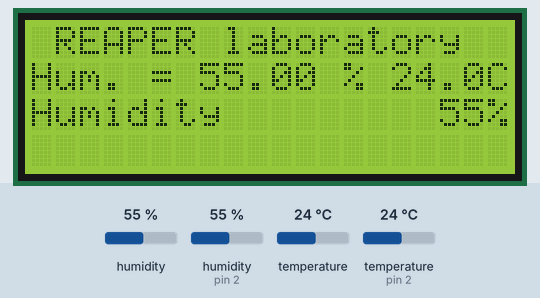
This sketch was run on a simulated Arduino Mega 2560, built with avr-gcc and run on an emulated ATmega2560. Shown: 20×4 character LCD. The inputs (shaded band) are chosen by the test bench; at power-on: humidity 55 %, humidity (sensor on pin 2) 55 %, temperature (sensor on pin 2) 24 °C, temperature 24 °C. WiFi joins after 1.5 s; servers stay silent unless stated; uploads are accepted with an empty reply; what the sketch prints to the serial monitor is not drawn.

Above: at 1.9 s.
3.0 s: humidity (sensor 0) set to 22 %
At 5.7 s:
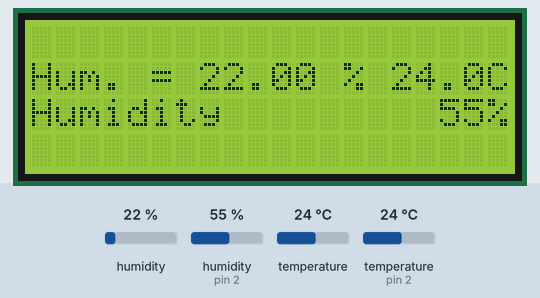
10.9 s: humidity (sensor on pin 2) set to 22 %
At 12.2 s:
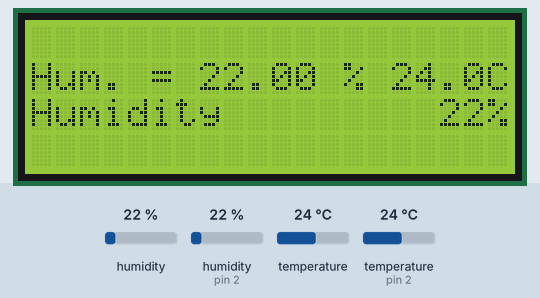
15.1 s: temperature (sensor on pin 2) set to 12 °C
At 19.2 s:
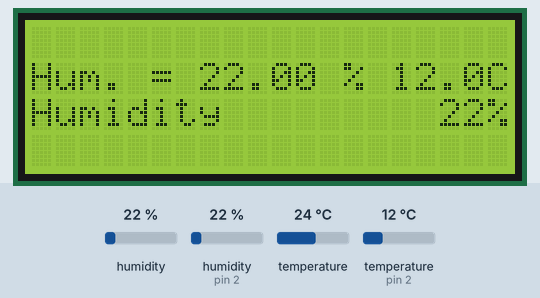
19.8 s: humidity (sensor 0) set to 40 %
At 22.5 s:
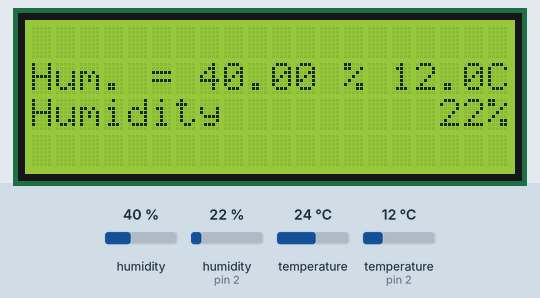
24.2 s: humidity (sensor on pin 2) set to 40 %
At 25.8 s:
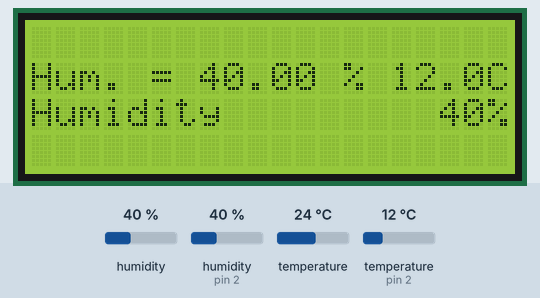
28.4 s: humidity (sensor 0) set to 68 %
At 32.5 s:
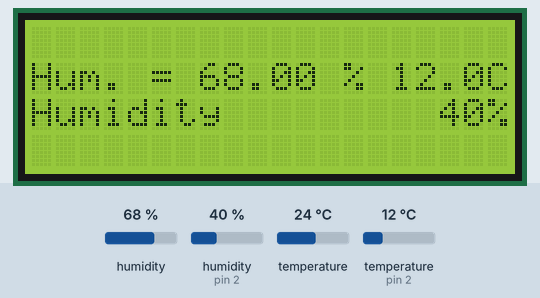
Timing chart, 0 to 34.0 s (numbered marks = the images above; inputs shaded):
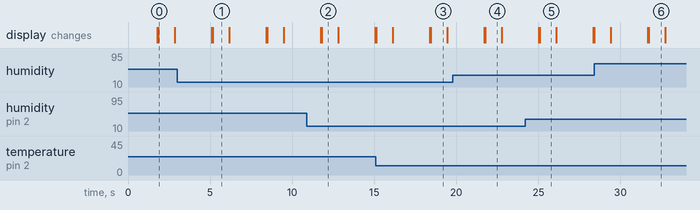

The sketch:

Netas_IOT_v0.01.ino
```cpp
#define FILENAMEVER  "Netas_IOT_v0.01"
/*
  TempHumidity_LCD_INT

  Setup:
   Arduino Mega 2560

  20x4 LCD screen via I2C on pin 20,21
    SCL --> pin 21
    SCA --> pin 20

  Arduino ESP8266 Wifi Shield version 1.0 by WangTongze
    -serial3 on Mega
    Tx  --> pin 15 Rx3
    Rx  --> pin 14 Tx3

  DHT11 temperature and humidty sensor on pin 2
    VCC --> 5V or 3V
    GND --> GND
    S   --> pin 2

  Soil Moisture Sensor on pin A0
    A)  --> A0

  Use Arduini IDE serial monitor to see the output of the program.
  This code reads data from tempreture and huimidity, put it into JSON format and uses HTTP to send data to Netash.
  The objective of this program is to test sending data to NetashION so it does not have any advanced functionalities.
  You need to modiy the server name and path for NetaqsION

  *** Version History ***
  Branches from TempHumidity_LCD_v5, puts the DHT measurement into a timer interrupt
  instead of using a delay in the main loop

  Branches from Send_NetasCloud_TempHumidityV2
  Created by N.B.on: 2021-10-26
  Last edited by N.B: 2022-06-13
  Renewable Energy & Advanced Power Electronics Research Laboratory
*/


#include "USER.h"   //user definitions


//************************************************************************************************
//*** DHT sensor *********************************************************************************
// DHT Sensor Library: https://github.com/adafruit/DHT-sensor-library
// Adafruit Unified Sensor Lib: https://github.com/adafruit/Adafruit_Sensor

#include <Adafruit_Sensor.h>
#include <DHT.h>
#include <DHT_U.h>
#define DHTPIN 2     // Digital pin connected to the DHT sensor
float inst_temperature; //saving tempreture and humidity as global variables
float inst_humidity;


// Uncomment the type of sensor in use:
#define DHTTYPE    DHT11     // DHT 11
//#define DHTTYPE    DHT22     // DHT 22 (AM2302)
//#define DHTTYPE    DHT21     // DHT 21 (AM2301)
// See guide for details on sensor wiring and usage:
//   https://learn.adafruit.com/dht/overview

DHT_Unified dht(DHTPIN, DHTTYPE);


//************************************************************************************************
//*** LCD ****************************************************************************************
#include <LiquidCrystal_I2C.h>  //library for LCD via I2C
LiquidCrystal_I2C lcd(0x27, 20, 4); // set the LCD I2C address to 0x27

//************************************************************************************************
//*** sht ****************************************************************************************
#include <Arduino.h>
#include <Wire.h>
#include "Adafruit_SHT31.h"

Adafruit_SHT31 sht31 = Adafruit_SHT31();
byte degree[8] =
{
0b00011,
0b00011,
0b00000,
0b00000,
0b00000,
0b00000,
0b00000,
0b00000
};

//************************************************************************************************
//*** WiFi ESP8266 module and ThingSpeak *********************************************************
#define TS_ENABLE_SSL         //secure HTTPS connection
//#include <ThingSpeak.h>       //install library for thing speak
//#include <Wire.h>
#include <WiFiEsp.h> //can't recall where I got this library from
#include <HttpClient.h> // Library from https://github.com/amcewen/HttpClient
WiFiEspClient  client;
int status = WL_IDLE_STATUS;
WiFiEspClient wifi;
char ssid[] = USER_SSIDS;     // your network SSID (name)
char pass[] = USER_password;  // your network password
int keyIndex = 0;             // your network key Index number (needed only for WEP)


//Dumb Server to test the code functionallity
//this server is temporary
//If you want to use it you need to create a toilet at ptsv2.com and change the path below
//Your Domain name with URL path or IP address with path
const char* serverName = "ptsv2.com";
const char* path = "/t/evg4m-1655141170/post";


//Your Domain name with URL path or IP address with path
//const char* serverName = "demo.ionsandbox.netas.com.tr"; // I removed the path from this url
//const char* path = "/api/1.0/telemetry/gateway/devices/QatarTestDevice1234";
//const char* serverName = "20.52.17.56"; // I removed the path from this url
//const char* path = "/api/1.0/telemetry/gateway/devices/QatarTestDevice1234";


//char header="Z3JlZW5ob3VzZWdhdGV3YXk6MTIzNDU2Nzg";
//int HeaderLength= sizeof(header);
//const char* HttpClient(kContentLengthPrefix = HTTP_HEADER_CONTENT_LENGTH "Z3JlZW5ob3VzZWdhdGV3YXk6MTIzNDU2Nzg");


HttpClient http(client, serverName, 80);

void setup() {
   Serial.begin(115200);


 Serial.println();
  Serial.println(F("**********************************************"));
  Serial.println(F("*** REAPERlab Smart Agriculture SensorNode ***"));
  Serial.println(F("**********************************************"));
  Serial.print(F("*** Software version: "));
  Serial.println(FILENAMEVER);
  Serial.println(F("***********************************************"));
  Serial.println();
  lcd.begin(16,2);
lcd.createChar(1, degree);

while (!Serial)
delay(10); // will pause Zero, Leonardo, etc until serial console opens

Serial.println("SHT31 ");
if (! sht31.begin(0x44)) {
Serial.println("Couldn't find SHT31");
while (1) delay(1);
}
  //++++++++++++++++++++++++++++++++++++++++++++++++++++++++++++++++++++++++++++++++++++++++++++++
  //+++ LCD display CHECK and SETUP +++
  int error;
  Serial.print(F("Check for LCD ... "));
  Wire.begin();
  Wire.beginTransmission(0x27);
  error = Wire.endTransmission();
  Serial.print(F("Error: "));
  Serial.print(error);
  if (error == 0) {
    Serial.println(F(": LCD found."));
    lcd.begin(20, 4); // initialize the lcd
  } else {
    Serial.println(F(": LCD not found."));
  } // end if

  //++++++++++++++++++++++++++++++++++++++++++++++++++++++++++++++++++++++++++++++++++++++++++++++
  //+++ REAPERlab splash screen +++
  Serial.println(F("  Writing LCD splashscreen."));
  lcd.setBacklight(255);
  lcd.home();
  lcd.clear();
  lcd.setCursor(0, 0);
  lcd.println(" REAPER laboratory  ");
  lcd.setCursor(0, 1);
  lcd.println("    SensorNode     ");


 //++++++++++++++++++++++++++++++++++++++++++++++++++++++++++++++++++++++++++++++++++++++++++++++
  //+++ ESP WiFi module SETUP ++

    Serial3.begin(115200);  // initialize serial for ESP module
    WiFi.init(&Serial3);    // initialize ESP module
      while (!Serial) {

       ; // wait for serial port to connect. Needed for native USB port only

      }
  // check for the presence of the shield
  Serial.print(F("\nCheck for WiFi module ... "));
  if (WiFi.status() == WL_NO_SHIELD) {
    Serial.println(F("  WiFi shield not present"));
    // don't continue
    while (true);
  }

  // attempt to connect to WiFi network
  while (status != WL_CONNECTED) {

    Serial.println(F("  WiFi shield detected"));
    Serial.print(F("  Attempting to connect to WPA SSID: "));
    Serial.println(ssid);
    // Connect to WPA/WPA2 network
    status = WiFi.begin(ssid, pass);
   }
  Serial.println(F("  Connected to the network"));
//  printWifiStatus();


 //++++++++++++++++++++++++++++++++++++++++++++++++++++++++++++++++++++++++++++++++++++++++++++++
  Wire.begin();

  //++++++++++++++++++++++++++++++++++++++++++++++++++++++++++++++++++++++++++++++++++++++++++++++
  //+++ DHT sensor SETUP +++
  Serial.print(F("\nCheck for DHTxx Sensor ... "));
  dht.begin();
  Serial.println(F("DHTxx Unified Sensor found"));
  sensor_t sensor;

  // Print temperature sensor details.
  dht.temperature().getSensor(&sensor);
  Serial.println(F("------------------------------------"));
  Serial.println(F("Temperature Sensor"));
  Serial.print  (F("Sensor Type: ")); Serial.println(sensor.name);
  Serial.print  (F("Driver Ver:  ")); Serial.println(sensor.version);
  Serial.print  (F("Unique ID:   ")); Serial.println(sensor.sensor_id);
  Serial.print  (F("Max Value:   ")); Serial.print(sensor.max_value);  Serial.println(F("°C"));
  Serial.print  (F("Min Value:   ")); Serial.print(sensor.min_value);  Serial.println(F("°C"));
  Serial.print  (F("Resolution:  ")); Serial.print(sensor.resolution); Serial.println(F("°C"));
  Serial.println(F("------------------------------------"));

  // Print humidity sensor details.
  dht.humidity().getSensor(&sensor);
  Serial.println(F("Humidity Sensor"));
  Serial.print  (F("Sensor Type: ")); Serial.println(sensor.name);
  Serial.print  (F("Driver Ver:  ")); Serial.println(sensor.version);
  Serial.print  (F("Unique ID:   ")); Serial.println(sensor.sensor_id);
  Serial.print  (F("Max Value:   ")); Serial.print(sensor.max_value);  Serial.println(F("%"));
  Serial.print  (F("Min Value:   ")); Serial.print(sensor.min_value);  Serial.println(F("%"));
  Serial.print  (F("Resolution:  ")); Serial.print(sensor.resolution); Serial.println(F("%"));
  Serial.println(F("------------------------------------"));

}


void loop() {

     Get_DHT();  //read sensor data


    //Send an HTTP POST request
float t = sht31.readTemperature();
float h = sht31.readHumidity();

if (! isnan(t)) { // check if 'is not a number'
Serial.print("Temp *C = "); Serial.println(t);
lcd.print("Temp = ");
lcd.print(t);
lcd.write(1);
lcd.print("C");
} else {
Serial.println("Failed to read temperature");
lcd.print("Temperature Error");
}

if (! isnan(h)) { // check if 'is not a number'
Serial.print("Hum. % = "); Serial.println(h);
lcd.setCursor (0,1);
lcd.print("Hum. = ");
lcd.print(h);
lcd.print(" %");
} else {
Serial.println("Failed to read humidity");
lcd.setCursor (0,1);
lcd.print("Humidity Error");
}
Serial.println();
delay(1000);
lcd.clear();

    char httpRequestData[20] ; //string that holds data
    char temp[3];
    char temp1[3];
    size_t lengthT;
    //adding readings to the string
    strcat( httpRequestData,"\"{\"temp\":");
    lengthT = String(inst_temperature).length();
    String(inst_temperature).toCharArray(temp,lengthT+1);
    strcat(httpRequestData,temp);
    strcat(httpRequestData,",\"hum\":");
    lengthT = String(inst_humidity).length();
    String(inst_humidity).toCharArray(temp1,lengthT+1);
    strcat(httpRequestData,temp1);
    strcat(httpRequestData,"}\"");
    String data_length = String(strlen(httpRequestData)); //Compute the data buffer length
    //Start sending
    http.beginRequest();
    Serial.println(httpRequestData);
    http.post(path);
    http.sendHeader("Content-Type", "application/json");
    http.sendHeader("Content-Length", data_length);
    http.sendHeader("Authorization", "Z3JlZW5ob3VzZWdhdGV3YXk6MTIzNDU2Nzg=");
    http.beginBody();
    http.print(httpRequestData);
    http.endRequest();
    int statusCode = http.responseStatusCode();
    String response = http.responseBody();
    Serial.print("Status code: ");
    Serial.println(statusCode);
    client.stop();
    client.flush();

  delay(2000);
}


//################################################################################################
//*** Get DHT Readings ***
//################################################################################################
void Get_DHT()
{
  Serial.println(F("================================="));
  Serial.println(F("REAPERlab Sensor Node"));
  Serial.println(F("---------------------"));

  // Get temperature event and print value.
  sensors_event_t event;
  dht.temperature().getEvent(&event);
  if (isnan(event.temperature)) {
    Serial.println(F("Error reading temperature!"));
    lcd.setCursor(0, 1);
    lcd.print(F("Temperature    error"));
  }
  else {
    Serial.print(F("Temperature:  ")); Serial.print(event.temperature, 1); Serial.println(F("°C"));
    lcd.setCursor(0, 1);
    lcd.print(F("Temperature    ")); lcd.print(event.temperature, 1); lcd.print("C");
    inst_temperature = event.temperature;
  }

  // Get humidity event and print value
  dht.humidity().getEvent(&event);
  if (isnan(event.relative_humidity)) {
    Serial.println(F("Error reading humidity!"));
    lcd.setCursor(0, 2);
    lcd.print(F("Humidity       error"));
  }
  else {
    Serial.print(F("Humidity:      ")); Serial.print(event.relative_humidity, 1); Serial.println(F("%"));
    lcd.setCursor(0, 2);
    lcd.print(F("Humidity         ")); lcd.print(event.relative_humidity, 0); lcd.print("%");
    inst_humidity = event.relative_humidity;
  }

}//end of get DHT
```

USER.h
```cpp
//WiFi network
#define USER_SSIDS	 "xxxxx"		// your network SSID (name)
#define USER_password		"xxxx"		// your network password
```

Measured:
- what the display in image 0 shows lasts 1.0 s, from 1.9 s to 2.9 s
